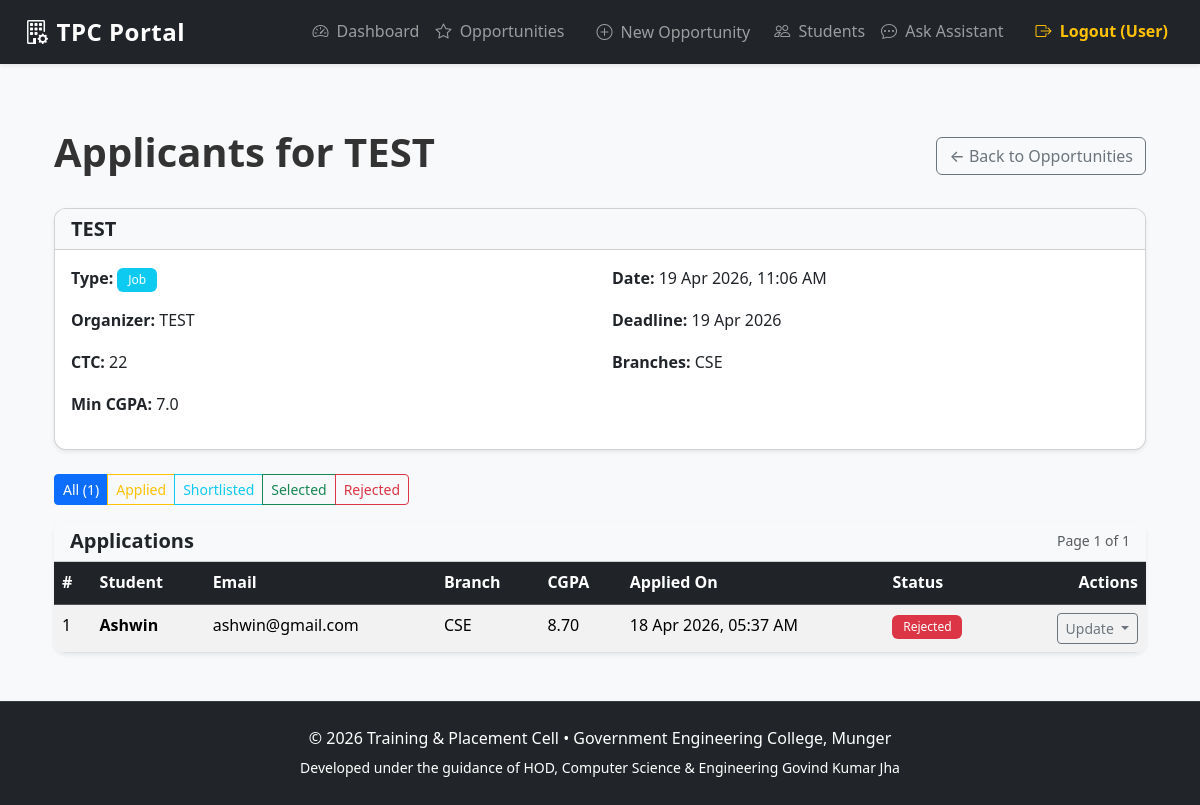
Page /admin/opportunity_applicants/5 (signed in) on the committed database.
### app/models.py (models this page shows, shortened)
class Opportunity(db.Model):
    __tablename__ = 'opportunities'
    id = db.Column(db.Integer, primary_key=True)
    title = db.Column(db.String(200), nullable=False)
    type = db.Column(db.String(50), nullable=False)  # e.g. Job, Internship, Session, Hackathon, Bootcamp, Seminar
    organizer = db.Column(db.String(150))
    company_name = db.Column(db.String(150))
    description = db.Column(db.Text)
    requirements = db.Column(db.Text)  # JSON string or newline-separated list
    date = db.Column(db.DateTime)
    mode = db.Column(db.String(50))
    ctc = db.Column(db.String(50))  # e.g. "12 LPA", "500/month"
    min_cgpa = db.Column(db.Float)  # Minimum CGPA required
    allowed_branches = db.Column(db.Text)  # comma-separated
    deadline = db.Column(db.DateTime)  # Application deadline
    created_at = db.Column(db.DateTime, default=datetime.utcnow)

class Application(db.Model):
    __tablename__ = 'applications'
    id = db.Column(db.Integer, primary_key=True)
    student_id = db.Column(db.Integer, db.ForeignKey('users.id'), nullable=False)
    job_id = db.Column(db.Integer, db.ForeignKey('jobs.id'), nullable=True)
    opportunity_id = db.Column(db.Integer, db.ForeignKey('opportunities.id'), nullable=True)
    status = db.Column(db.String(30), default='Applied', nullable=False)  # Applied, Shortlisted, Selected, Rejected
    applied_at = db.Column(db.DateTime, default=datetime.utcnow)
    updated_at = db.Column(db.DateTime, default=datetime.utcnow, onupdate=datetime.utcnow)
    student = db.relationship('User', back_populates='applications')
    job = db.relationship('Job', back_populates='applications')
    opportunity = db.relationship('Opportunity', foreign_keys=[opportunity_id])
    __table_args__ = (
        db.UniqueConstraint('student_id', 'job_id', name='unique_student_job_application'),
        db.UniqueConstraint('student_id', 'opportunity_id', name='unique_student_opportunity_application'),
    )

class User(db.Model):
    __tablename__ = 'users'
    id = db.Column(db.Integer, primary_key=True)
    username = db.Column(db.String(50), unique=True, nullable=False, index=True)
    email = db.Column(db.String(120), unique=True, nullable=False, index=True)
    password = db.Column(db.String(255), nullable=False)  # hashed
    role = db.Column(db.String(20), nullable=False)       # 'Admin' or 'Student'
    created_at = db.Column(db.DateTime, default=datetime.utcnow)
    student_profile = db.relationship('StudentProfile', back_populates='user', uselist=False, cascade='all, delete-orphan')
    applications = db.relationship('Application', back_populates='student', lazy='dynamic')

class StudentProfile(db.Model):
    __tablename__ = 'student_profiles'
    id = db.Column(db.Integer, primary_key=True)
    user_id = db.Column(db.Integer, db.ForeignKey('users.id'), unique=True, nullable=False)
    tenth_percentage = db.Column(db.Float, nullable=False)
    twelfth_percentage = db.Column(db.Float, nullable=False)
    cgpa = db.Column(db.Float, nullable=False)
    branch = db.Column(db.String(50), nullable=False)          # e.g. CSE, ECE, MECH
    skills = db.Column(db.Text)                                # comma separated or JSON
    has_backlog = db.Column(db.Boolean, default=False, nullable=False)
    resume_link = db.Column(db.String(255))                    # URL or path to uploaded file
    updated_at = db.Column(db.DateTime, default=datetime.utcnow, onupdate=datetime.utcnow)
    user = db.relationship('User', back_populates='student_profile')

### app/admin/routes.py (the view)
@bp.route('/opportunity_applicants/<int:opp_id>')
@admin_required
def opportunity_applicants(opp_id):
    opp = Opportunity.query.get_or_404(opp_id)
    page = request.args.get('page', 1, type=int)
    status_filter = request.args.get('status', '').strip()
    query = Application.query.filter_by(opportunity_id=opp_id).join(User)
    if status_filter:
        query = query.filter(Application.status == status_filter)
    applications = query.order_by(Application.applied_at.desc()).paginate(page=page, per_page=15, error_out=False)
    return render_template('admin/opportunity_applicants.html', opportunity=opp, applications=applications, status_filter=status_filter)

### app/admin/routes.py (called while the page is built)
def admin_required(f):
    @wraps(f)
    def decorated_function(*args, **kwargs):
        if 'user_id' not in session or session.get('role') != 'Admin':
            flash('You must be an admin to access this page.', 'danger')
            return redirect(url_for('auth.login'))
        return f(*args, **kwargs)
    return decorated_function

### templates/admin/opportunity_applicants.html (shortened to what this page needs)
{% extends "base.html" %}
{% block content %}
<div class="container-fluid py-4">
    <div class="d-flex justify-content-between align-items-center mb-4">
        <h1>Applicants for {{ opportunity.title }}</h1>
        <a href="{{ url_for('admin.opportunities') }}" class="btn btn-outline-secondary">
            ← Back to Opportunities
        </a>
    </div>
    <div class="card shadow-sm mb-4">
        <div class="card-header bg-light">
            <h5 class="mb-0">{{ opportunity.title }}</h5>
        </div>
        <div class="card-body">
            <div class="row">
                <div class="col-md-6">
                    <p><strong>Type:</strong> <span class="badge bg-info">{{ opportunity.type }}</span></p>
                    <p><strong>Organizer:</strong> {{ opportunity.organizer or opportunity.company_name or 'Admin' }}</p>
                    {% if opportunity.type in ['Job', 'Internship'] %}
                        <p><strong>CTC:</strong> {{ opportunity.ctc or '—' }}</p>
                        <p><strong>Min CGPA:</strong> {{ opportunity.min_cgpa or '—' }}</p>
                    {% endif %}
                </div>
                <div class="col-md-6">
                    <p><strong>Date:</strong> {{ opportunity.date.strftime('%d %b %Y, %I:%M %p') if opportunity.date else 'TBA' }}</p>
                    {% if opportunity.type in ['Job', 'Internship'] %}
                        <p><strong>Deadline:</strong> {{ opportunity.deadline.strftime('%d %b %Y') if opportunity.deadline else 'TBA' }}</p>
                        <p><strong>Branches:</strong> {{ opportunity.allowed_branches or 'All Branches' }}</p>
                    {% endif %}
                </div>
            </div>
        </div>
    </div>
    <div class="mb-3">
        <div class="btn-group" role="group">
            <a href="{{ url_for('admin.opportunity_applicants', opp_id=opportunity.id) }}"
               class="btn btn-sm {% if not status_filter %}btn-primary{% else %}btn-outline-primary{% endif %}">
                All ({{ applications.total }})
            </a>
            <a href="{{ url_for('admin.opportunity_applicants', opp_id=opportunity.id, status='Applied') }}"
               class="btn btn-sm {% if status_filter == 'Applied' %}btn-warning{% else %}btn-outline-warning{% endif %}">
                Applied
            </a>
            <a href="{{ url_for('admin.opportunity_applicants', opp_id=opportunity.id, status='Shortlisted') }}"
               class="btn btn-sm {% if status_filter == 'Shortlisted' %}btn-info{% else %}btn-outline-info{% endif %}">
                Shortlisted
            </a>
            <a href="{{ url_for('admin.opportunity_applicants', opp_id=opportunity.id, status='Selected') }}"
               class="btn btn-sm {% if status_filter == 'Selected' %}btn-success{% else %}btn-outline-success{% endif %}">
                Selected
            </a>
            <a href="{{ url_for('admin.opportunity_applicants', opp_id=opportunity.id, status='Rejected') }}"
               class="btn btn-sm {% if status_filter == 'Rejected' %}btn-danger{% else %}btn-outline-danger{% endif %}">
                Rejected
            </a>
        </div>
    </div>
    {% if applications.items %}
    <div class="card shadow-sm border-0">
        <div class="card-header bg-light d-flex justify-content-between align-items-center">
            <h5 class="mb-0">Applications</h5>
            <small class="text-muted">Page {{ applications.page }} of {{ applications.pages }}</small>
        </div>
        <div class="card-body p-0">
            <div class="table-responsive">
                <table class="table table-hover table-striped mb-0">
                    <thead class="table-dark">
                        <tr>
                            <th>#</th>
                            <th>Student</th>
                            <th>Email</th>
                            <th>Branch</th>
                            <th>CGPA</th>
                            <th>Applied On</th>
                            <th>Status</th>
                            <th class="text-end">Actions</th>
                        </tr>
                    </thead>
                    <tbody>
                        {% for app in applications.items %}
                        <tr>
                            <td>{{ loop.index + (applications.page - 1) * applications.per_page }}</td>
                            <td class="fw-bold">{{ app.student.username }}</td>
                            <td>{{ app.student.email }}</td>
                            <td>
                                {{ app.student.student_profile.branch if app.student.student_profile else '—' }}
                            </td>
                            <td>
                                {{ "%.2f"|format(app.student.student_profile.cgpa) if app.student.student_profile else '—' }}
                            </td>
                            <td>{{ app.applied_at.strftime('%d %b %Y, %I:%M %p') }}</td>
                            <td>
                                {% if app.status == 'Applied' %}
                                    <span class="badge bg-warning text-dark">Applied</span>
                                {% elif app.status == 'Shortlisted' %}
                                    <span class="badge bg-info">Shortlisted</span>
                                {% elif app.status == 'Selected' %}
                                    <span class="badge bg-success">Selected</span>
                                {% elif app.status == 'Rejected' %}
                                    <span class="badge bg-danger">Rejected</span>
                                {% else %}
                                    <span class="badge bg-secondary">{{ app.status }}</span>
                                {% endif %}
                            </td>
                            <td class="text-end">
                                <div class="dropdown">
                                    <button class="btn btn-sm btn-outline-secondary dropdown-toggle"
                                            type="button"
                                            data-bs-toggle="dropdown"
                                            aria-expanded="false"
                                            data-bs-boundary="viewport">
                                        Update
                                    </button>
                                </div>
                            </td>
                        </tr>
                        {% endfor %}
                    </tbody>
                </table>
            </div>
        </div>
    </div>
    {% else %}
    <div class="text-center py-5 card shadow-sm">
        <h3 class="text-muted">No applications yet</h3>
        <p class="text-muted">Applicants will appear here once they apply for this opportunity.</p>
    </div>
    {% endif %}
</div>
{% endblock %}

### static/css/styles.css (style rules this page uses)
:root { --primary: #0d6efd; --primary-dark: #0b5ed7; --success: #198754; --warning: #ffc107; --danger: #dc3545; --info: #0dcaf0; --light-bg: #f8f9fa; --dark-bg: #212529; }
body { font-family: 'Segoe UI', system-ui, -apple-system, sans-serif; background-color: var(--light-bg); color: #333; line-height: 1.6; }
h1, h2, h3, h4, h5, h6 { font-weight: 600; }
.card { border-radius: 12px; overflow: hidden; }
.shadow-sm { box-shadow: 0 0.125rem 0.25rem rgba(0, 0, 0, 0.075) !important; }
.btn { font-weight: 500; transition: all 0.15s ease; white-space: nowrap; }
.btn-primary { background-color: var(--primary); border-color: var(--primary); }
.badge { font-weight: 500; padding: 0.5em 0.9em; }
.table { --bs-table-bg: white; --bs-table-accent-bg: rgba(0,0,0,0.02); }
.table-hover tbody tr { transition: background-color 0.15s ease-in-out; }

### templates/admin/opportunity_applicants.html (style rules this page uses)
.table-responsive { overflow-x: auto; overflow-y: visible !important; }

### rows in the picture
Opportunity: title "TEST", type "Job", organizer "TEST", ctc "22", min_cgpa "7.0", date "19 Apr 2026, 11:06 AM", deadline "19 Apr 2026", allowed_branches "CSE"
Application: student.username "Ashwin", student.email "ashwin@gmail.com", student.student_profile "CSE", applied_at "18 Apr 2026, 05:37 AM", status "Rejected"
StudentProfile: cgpa "8.70"

### other values in the picture
{{ session.username if 'username' in session else 'User' }} "User"
{{ applications.total }} "1"
{{ applications.page }} "1"
{{ applications.pages }} "1"
